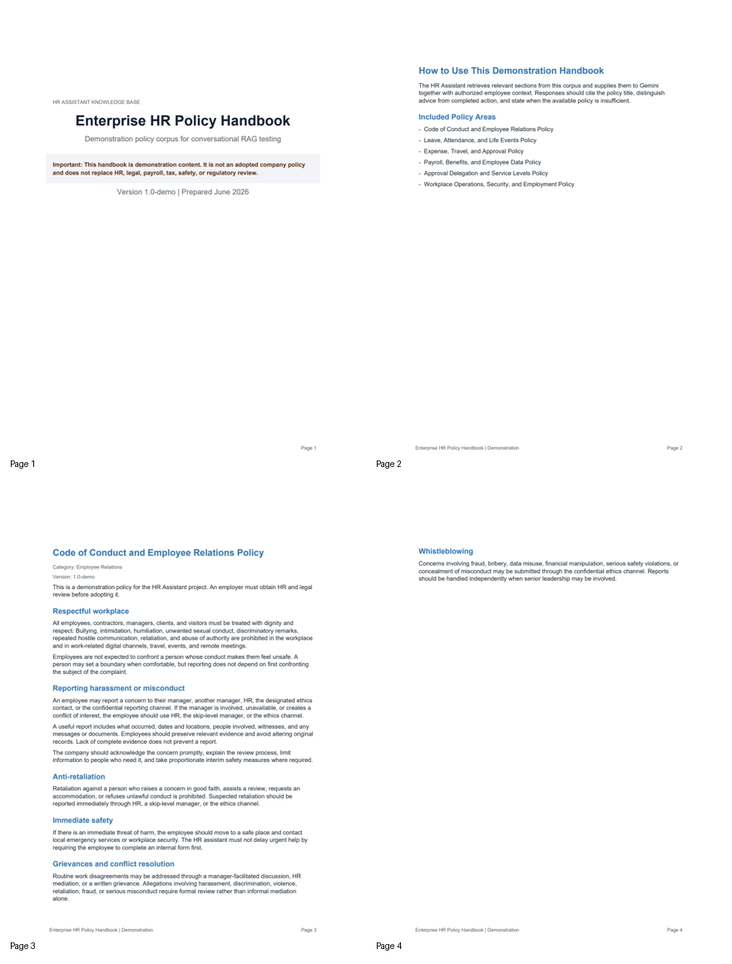
#> input picture policies/generated/pdf_render/contact-1.png, 732 x 964 px, shrunk from 880 x 1160 before the run
$ python -i ocr_service.py   (imports and definitions only)
#> lines starting #> are read from the running program, lines starting #| are printed output that depends on the picture; after the words box and inside, x2 and y2 are one past the last pixel; in counts of white or black regions, pixels touching at a corner belong together
### config.py
import os
from pathlib import Path


BASE_DIR = Path(__file__).resolve().parent


def load_env_file(path=BASE_DIR / ".env"):
    if not path.exists():
        return

    for raw_line in path.read_text(encoding="utf-8").splitlines():
        line = raw_line.strip()
        if not line or line.startswith("#") or "=" not in line:
            continue

        key, value = line.split("=", 1)
        key = key.strip().lstrip("\ufeff")
        value = value.strip().strip('"').strip("'")
        os.environ.setdefault(key, value)


load_env_file()


class Config:
    FLASK_SECRET_KEY = os.getenv("FLASK_SECRET_KEY")
    SUPABASE_URL = os.getenv("SUPABASE_URL")
    SUPABASE_KEY = os.getenv("SUPABASE_KEY")
    SUPABASE_SERVICE_ROLE_KEY = os.getenv("SUPABASE_SERVICE_ROLE_KEY")
    GEMINI_API_KEY = os.getenv("GEMINI_API_KEY")
    GEMINI_MODEL = os.getenv("GEMINI_MODEL", "gemini-3.1-flash-lite")
    GEMINI_EMBEDDING_MODEL = os.getenv("GEMINI_EMBEDDING_MODEL", "models/gemini-embedding-001")
    GEMINI_EMBEDDING_DIMENSION = int(os.getenv("GEMINI_EMBEDDING_DIMENSION", "768"))
    GEMINI_TIMEOUT_SECONDS = float(os.getenv("GEMINI_TIMEOUT_SECONDS", "30"))
    GEMINI_PLANNER_ENABLED = os.getenv("GEMINI_PLANNER_ENABLED", "true").strip().lower() in {"1", "true", "yes", "on"}
    INTENT_DEBUG_ENABLED = os.getenv("INTENT_DEBUG_ENABLED", "true").strip().lower() in {"1", "true", "yes", "on"}
    RAG_ENABLED = os.getenv("RAG_ENABLED", "true").strip().lower() in {"1", "true", "yes", "on"}
    POLICY_SOURCE_DIR = os.getenv("POLICY_SOURCE_DIR", str(BASE_DIR / "policies" / "source"))
    HR_CONTACT_EMAIL = os.getenv("HR_CONTACT_EMAIL")
    HR_CONTACT_CHANNEL = os.getenv("HR_CONTACT_CHANNEL")
    TESSERACT_EXE_PATH = os.getenv(
        "TESSERACT_EXE_PATH",
        str(BASE_DIR / "Tesseract-OCR" / "tesseract.exe"),
    )
    TESSDATA_PREFIX = os.getenv(
        "TESSDATA_PREFIX",
        str(BASE_DIR / "Tesseract-OCR" / "tessdata"),
    )
    EXPENSE_UPLOAD_DIR = os.getenv(
        "EXPENSE_UPLOAD_DIR",
        str(BASE_DIR / "uploads" / "expenses"),
    )
    OFFICE_START_TIME = os.getenv("OFFICE_START_TIME", "09:30")
    OFFICE_END_TIME = os.getenv("OFFICE_END_TIME", "18:30")
    HALF_DAY_THRESHOLD_HOURS = float(os.getenv("HALF_DAY_THRESHOLD_HOURS", "4"))
    OVERTIME_THRESHOLD_HOURS = float(os.getenv("OVERTIME_THRESHOLD_HOURS", "9"))


# [8 lines left out: function require_config, not called in this run]

### ocr_service.py
import os
import re
import subprocess
import tempfile
import logging
from dataclasses import dataclass
from datetime import date
from pathlib import Path

from dateutil import parser as date_parser

from config import Config

try:
    from PIL import Image, ImageEnhance, ImageFilter, ImageOps
except ImportError:  # pragma: no cover - runtime fallback if Pillow is missing
    Image = ImageEnhance = ImageFilter = ImageOps = None


@dataclass
class OcrResult:
    text: str
    amount: float | None
    bill_date: date | None
    invoice_number: str | None
    vendor_name: str | None


class OcrServiceError(RuntimeError):
    pass


# [115 lines left out: functions resolved_tessdata_dir, ocr_diagnostics, log_ocr_diagnostics, _extract_amount_legacy, _extract_amount, not called in this run]


def preprocess_receipt_image(image_path, output_path):
#> called with output_path = 'out.png'
    if not Image:
        return Path(image_path)

    try:
        with Image.open(image_path) as image:
#> image is the input picture: PIL image 732x964 RGB; mean R, G, B 249.8, 250.2, 250.7
            prepared = ImageOps.grayscale(image)
            prepared = ImageEnhance.Contrast(prepared).enhance(2.0)
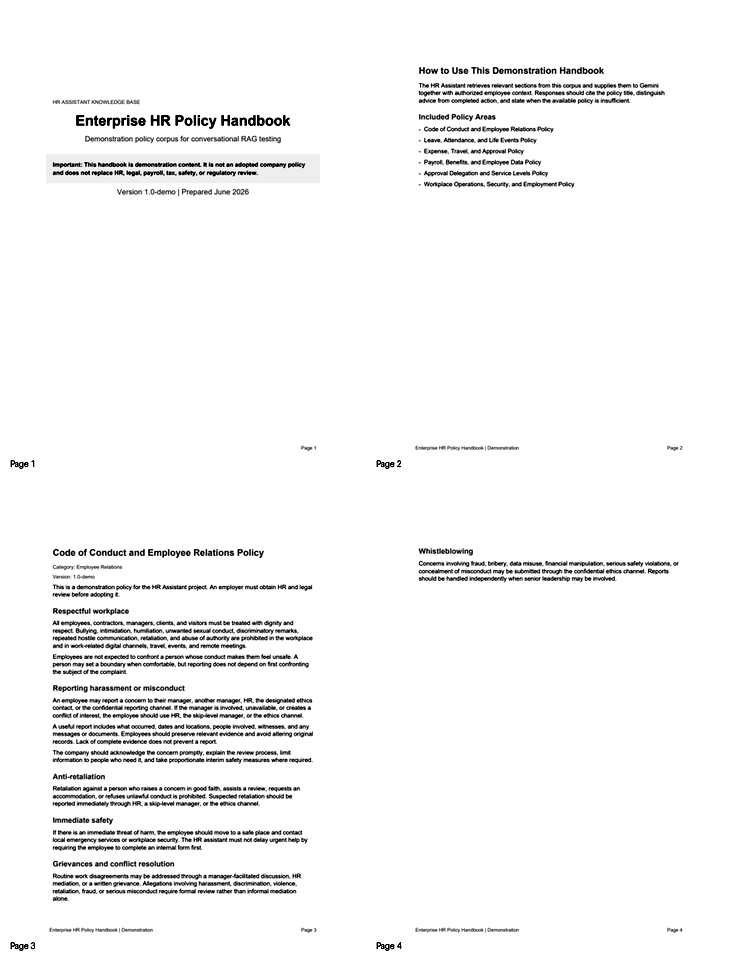
#> prepared: PIL image 732x964 L; min 0, max 255, mean 246
            prepared = prepared.filter(ImageFilter.SHARPEN)
            prepared = prepared.filter(ImageFilter.UnsharpMask(radius=1.2, percent=140, threshold=3))
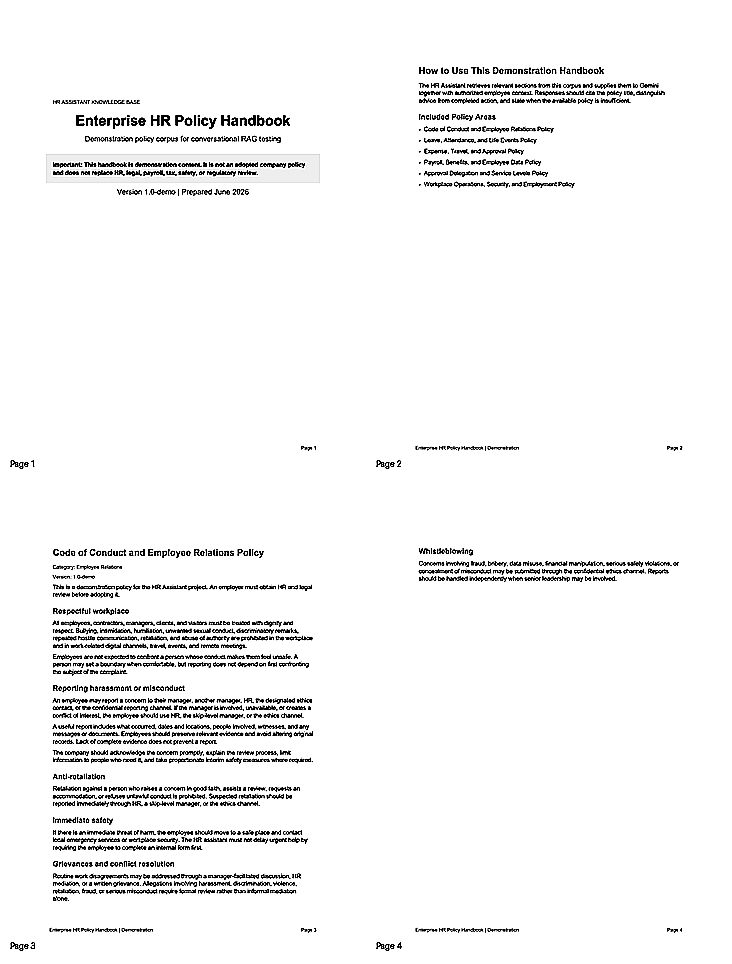
#> prepared: PIL image 732x964 L; min 0, max 255, mean 244.8
            prepared = prepared.point(lambda pixel: 255 if pixel > 165 else 0, mode="1")
#> prepared: PIL image 732x964 1; 95.8% white; black in thin lines or dots, all inside (x1, y1, x2, y2) = (10, 67, 682, 951)
            prepared.save(output_path)
        return Path(output_path)
    except Exception:
        logging.getLogger(__name__).warning("Receipt preprocessing failed; using original image.", exc_info=True)
        return Path(image_path)


# [95 lines left out: functions _extract_date, _extract_invoice_number, _extract_vendor_name, run_tesseract, not called in this run]

>>> result = preprocess_receipt_image('policies/generated/pdf_render/contact-1.png', 'out.png')

$ run again, on policies/generated/pdf_render/contact-2.png
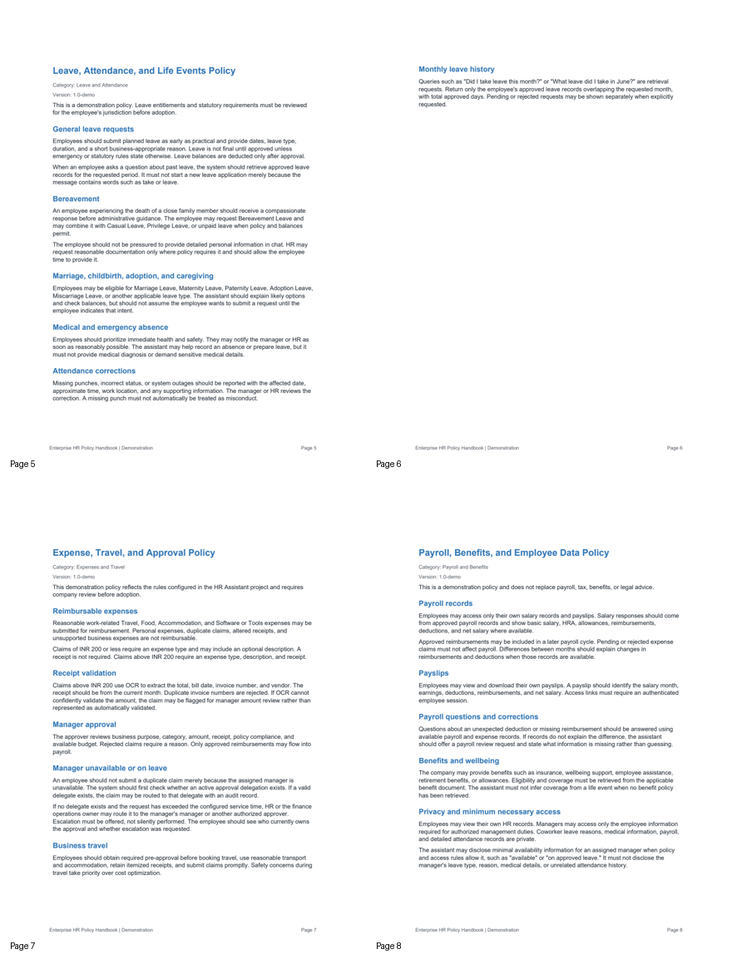
#> input picture policies/generated/pdf_render/contact-2.png, 732 x 964 px, shrunk from 880 x 1160 before the run
#> in preprocess_receipt_image, image is the input picture: PIL image 732x964 RGB; mean R, G, B 246.4, 247.2, 247.9
#> in preprocess_receipt_image, `prepared = ImageEnhance.Contrast(prepared).enhance(2.0)`:
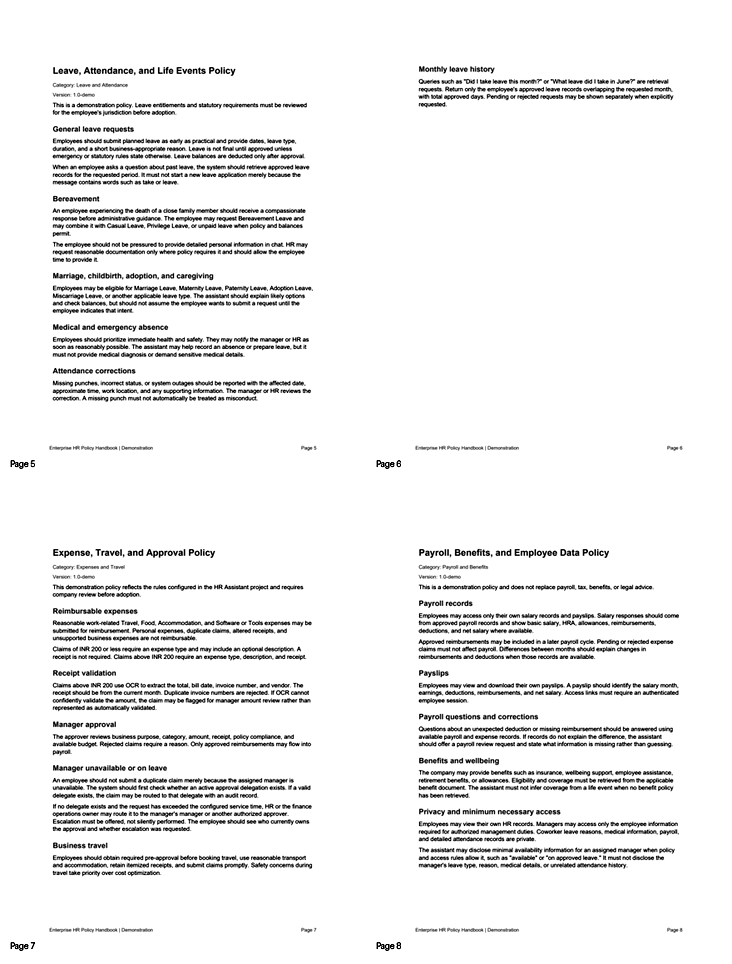
#> prepared: PIL image 732x964 L; min 0, max 255, mean 240.2
#> in preprocess_receipt_image, `prepared = prepared.filter(ImageFilter.UnsharpMask(radius=1.2, percent..`:
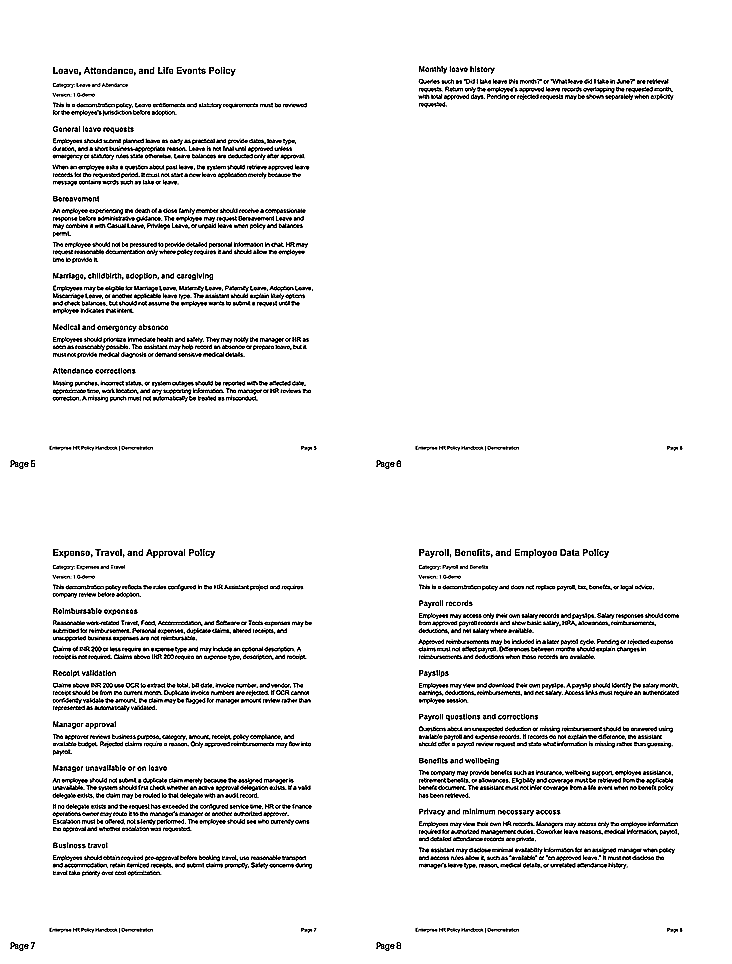
#> prepared: PIL image 732x964 L; min 0, max 255, mean 238

$ run again, on policies/generated/pdf_render/contact-3.png
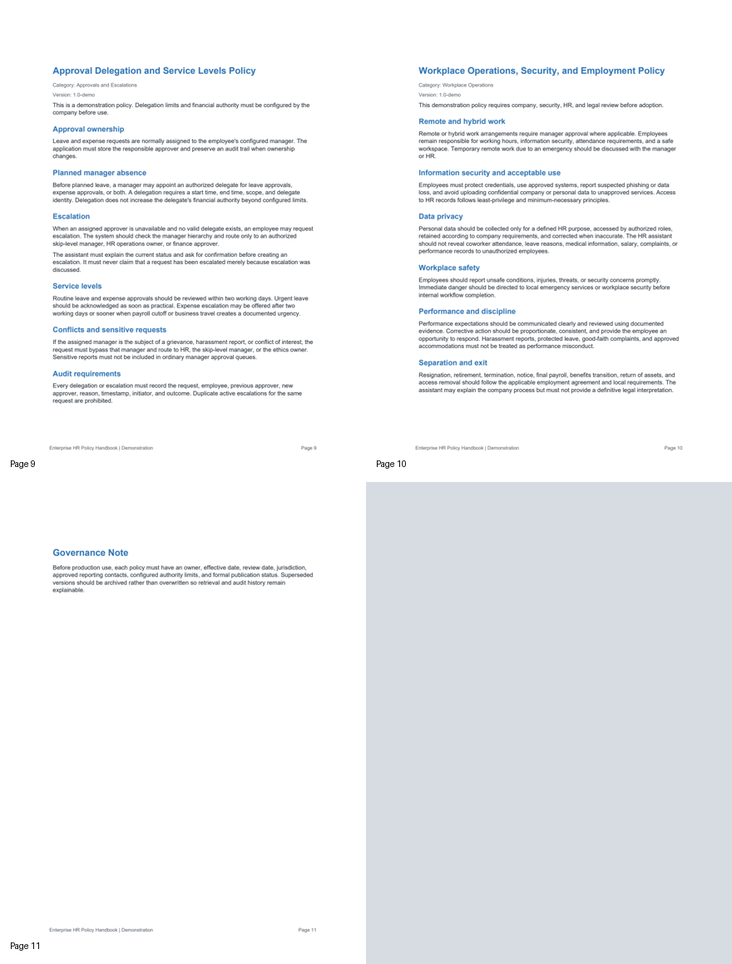
#> input picture policies/generated/pdf_render/contact-3.png, 732 x 964 px, shrunk from 880 x 1160 before the run
#> in preprocess_receipt_image, image is the input picture: PIL image 732x964 RGB; mean R, G, B 239.2, 241, 243.1
#> in preprocess_receipt_image, `prepared = prepared.filter(ImageFilter.UnsharpMask(radius=1.2, percent..`:
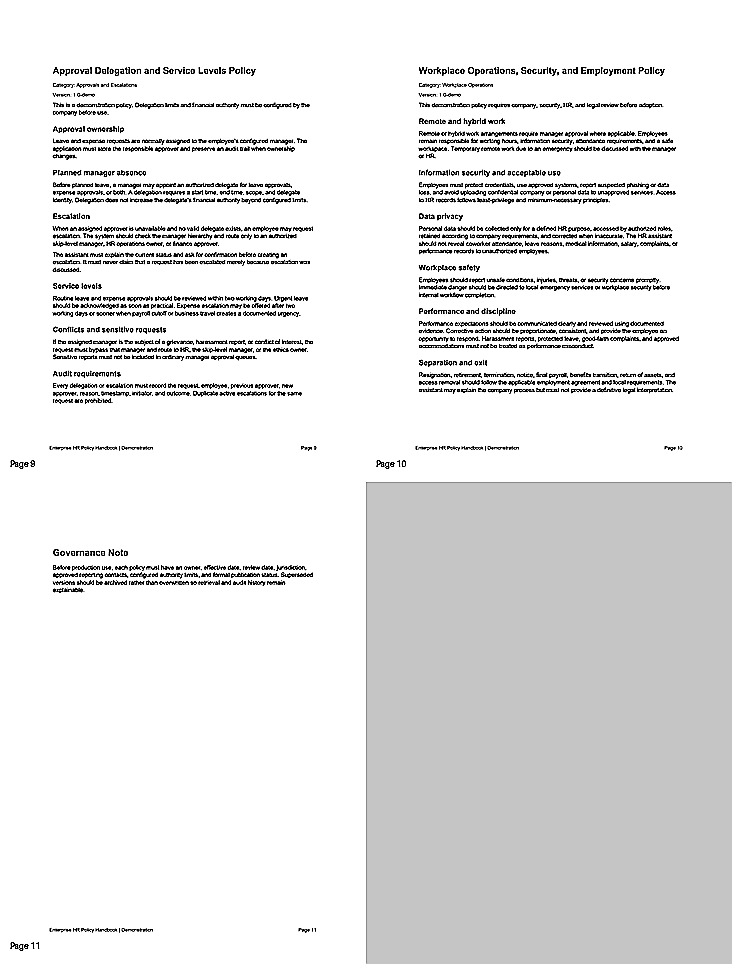
#> prepared: PIL image 732x964 L; min 0, max 255, mean 229.4
#> in preprocess_receipt_image, `prepared = prepared.point(lambda pixel: 255 if pixel > 165 else 0, mod..`:
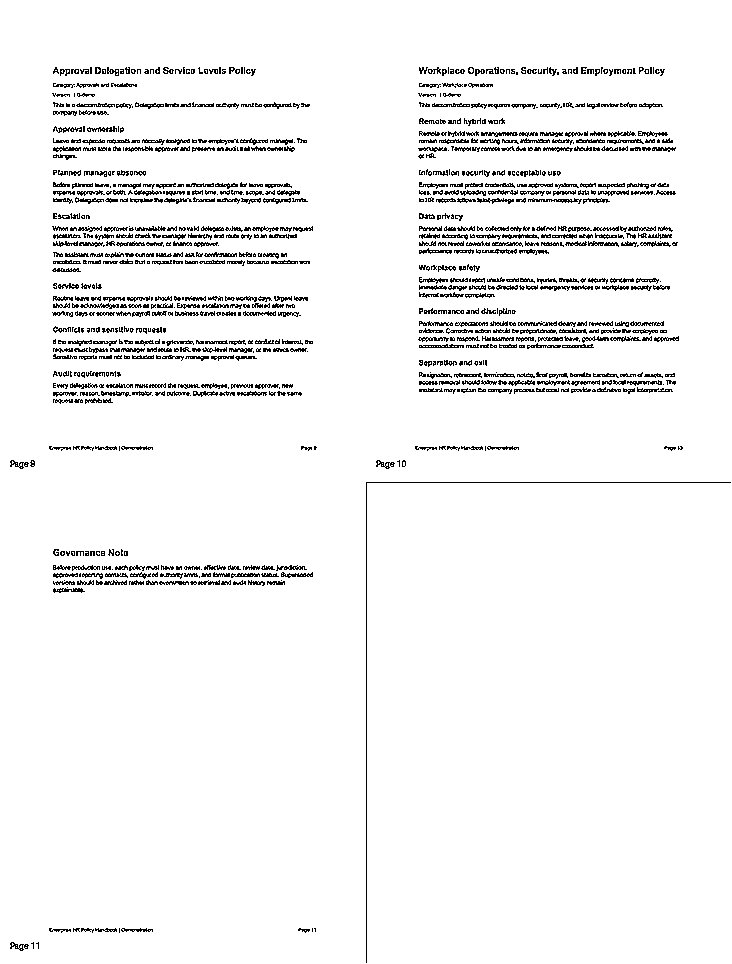
#> prepared: PIL image 732x964 1; 95.3% white; black in thin lines or dots

$ run again, on policies/generated/pdf_render/page-1.png
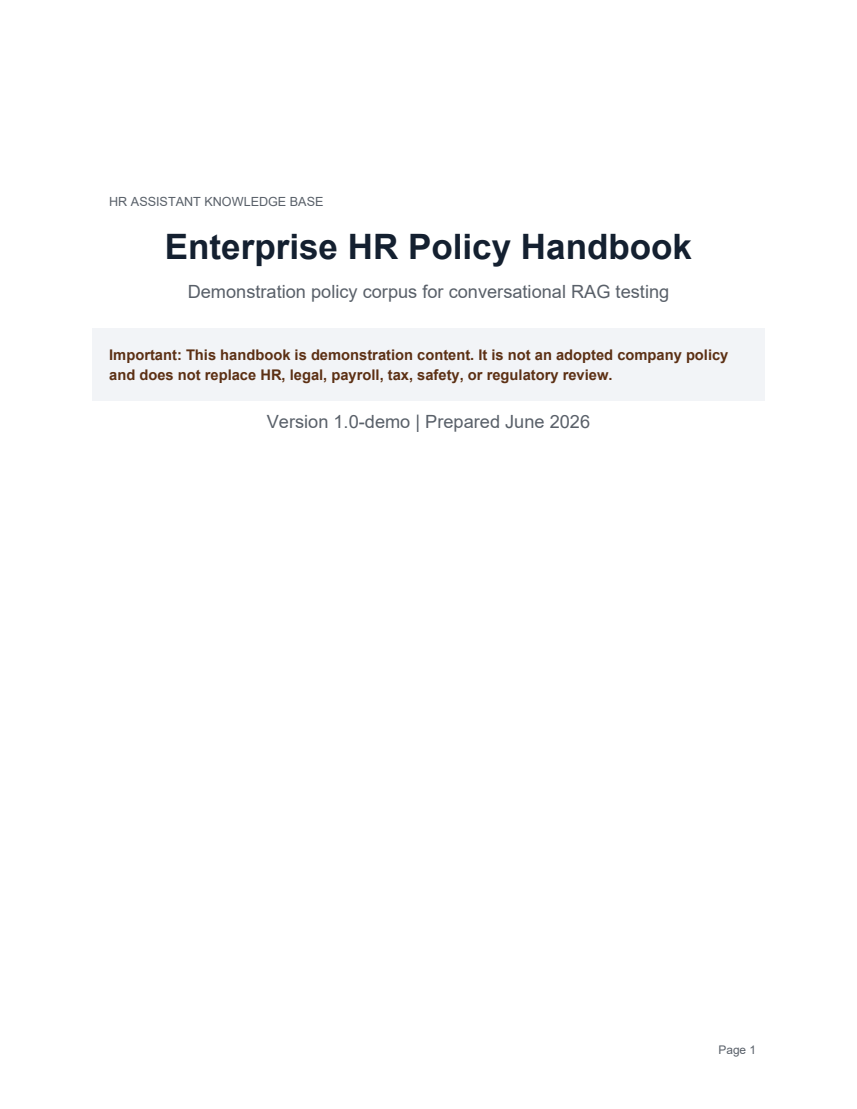
#> input picture policies/generated/pdf_render/page-1.png, 857 x 1109 px
#> in preprocess_receipt_image, image is the input picture: PIL image 857x1109 RGB; mean R, G, B 251.5, 251.5, 251.6
#> in preprocess_receipt_image, `prepared = ImageEnhance.Contrast(prepared).enhance(2.0)`:
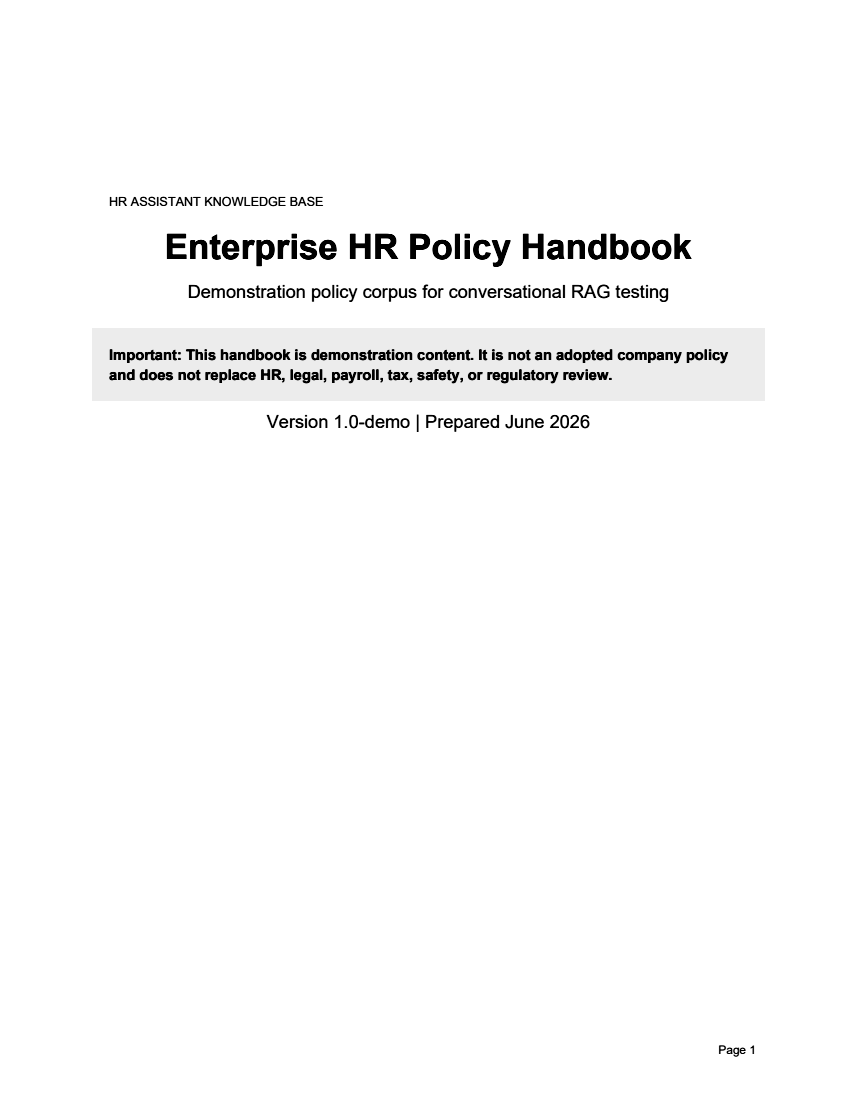
#> prepared: PIL image 857x1109 L; min 0, max 255, mean 249.7
